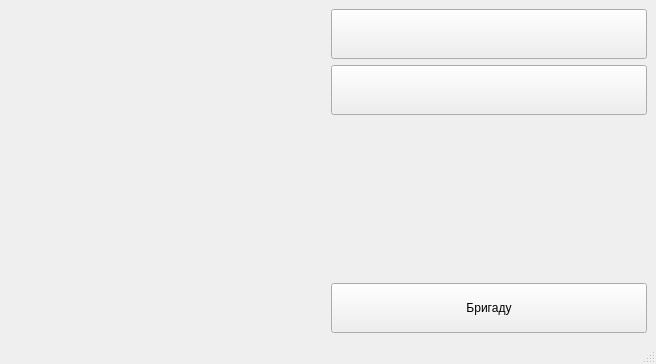
<?xml version="1.0" encoding="UTF-8"?>
<ui version="4.0">
 <class>MainWindow</class>
 <widget class="QMainWindow" name="MainWindow">
  <property name="geometry">
   <rect>
    <x>0</x>
    <y>0</y>
    <width>656</width>
    <height>364</height>
   </rect>
  </property>
  <property name="windowTitle">
   <string>MainWindow</string>
  </property>
  <widget class="QWidget" name="centralwidget">
   <layout class="QHBoxLayout" name="horizontalLayout">
    <item>
     <widget class="QLabel" name="label">
      <property name="sizePolicy">
       <sizepolicy hsizetype="Preferred" vsizetype="Expanding">
        <horstretch>0</horstretch>
        <verstretch>0</verstretch>
       </sizepolicy>
      </property>
      <property name="text">
       <string/>
      </property>
     </widget>
    </item>
    <item>
     <layout class="QVBoxLayout" name="verticalLayout_2">
      <item>
       <layout class="QVBoxLayout" name="verticalLayout">
        <item>
         <widget class="QPushButton" name="pushButton_2">
          <property name="minimumSize">
           <size>
            <width>0</width>
            <height>50</height>
           </size>
          </property>
          <property name="text">
           <string/>
          </property>
          <property name="icon">
           <iconset>
            <normaloff>../Загрузки/pngegg.png</normaloff>
            <normalon>../Загрузки/pngred.png</normalon>../Загрузки/pngegg.png</iconset>
          </property>
         </widget>
        </item>
        <item>
         <widget class="QPushButton" name="pushButton_3">
          <property name="minimumSize">
           <size>
            <width>0</width>
            <height>50</height>
           </size>
          </property>
          <property name="text">
           <string/>
          </property>
          <property name="icon">
           <iconset>
            <normaloff>../Загрузки/broken-heart.png</normaloff>
            <normalon>../Загрузки/broken-heartonn.png</normalon>../Загрузки/broken-heart.png</iconset>
          </property>
         </widget>
        </item>
        <item>
         <widget class="QLabel" name="label_2">
          <property name="sizePolicy">
           <sizepolicy hsizetype="Preferred" vsizetype="Expanding">
            <horstretch>0</horstretch>
            <verstretch>0</verstretch>
           </sizepolicy>
          </property>
          <property name="text">
           <string/>
          </property>
         </widget>
        </item>
        <item>
         <widget class="QPushButton" name="pushButton">
          <property name="minimumSize">
           <size>
            <width>0</width>
            <height>50</height>
           </size>
          </property>
          <property name="text">
           <string>Бригаду</string>
          </property>
         </widget>
        </item>
       </layout>
      </item>
     </layout>
    </item>
   </layout>
  </widget>
  <widget class="QStatusBar" name="statusbar"/>
 </widget>
 <resources/>
 <connections/>
</ui>
